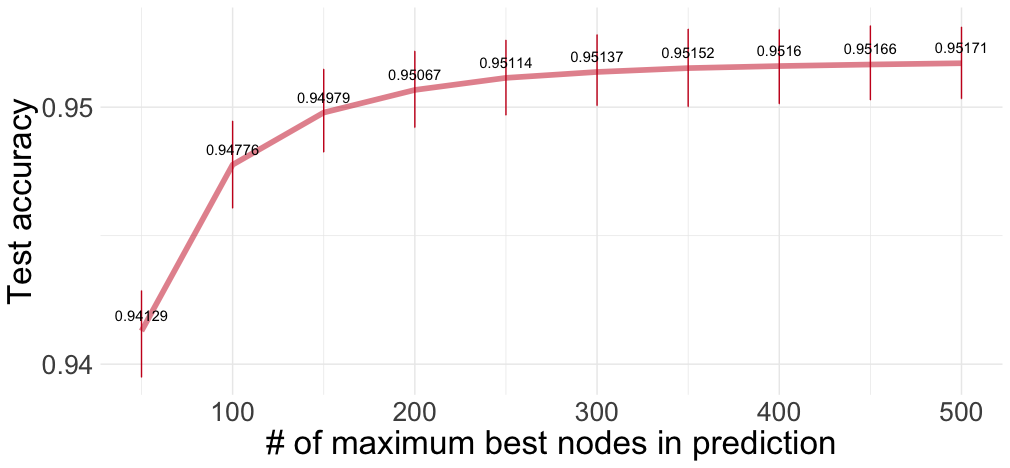

Write R code to recreate this figure.
library(dplyr)
library(readr)
library(ggplot2)

exp0_alldata <- read_csv("[your directory]/cobweb-vision/results/exp-pre/exp-pre.csv")

df_entire_0 = exp0_alldata %>%
  rename(Approach = Model)

df_entire_0_init = df_entire_0

p_entire_0_init <- ggplot(df_entire_0_init, aes(x = Maxnodes, y = TestAccuracy, color = Approach,
                         linetype = Approach, fill = Approach, group = Approach)) +
  geom_errorbar(stat = "summary",
                fun.data = "mean_cl_boot",
                linetype = 'solid',
                width = 0.2,
                show.legend = FALSE) +
  stat_summary(fun.data = "mean_cl_boot",
               geom = "line",
               size = 2,
               alpha = 0.5,
               show.legend = FALSE) +
  stat_summary(fun.data = "mean_cl_boot",
               geom = "text",
               aes(label = round(..y.., 5)),
               vjust = -1.,
               show.legend = FALSE,
               color = 'black') +
  # geom_text(aes(label = y), vjust = -0.5) +
  labs(x = '# of maximum best nodes in prediction', y = 'Test accuracy', 
       title = NULL) +
  
  theme_minimal() +
  theme(text = element_text(size=25)) +
  scale_color_manual(values = c('cobweb4v' = '#ca0020')) +
  scale_linetype_manual(values = c("cobweb4v" = "solid")) +
  theme(plot.title = element_text(hjust = 0.5),
        legend.position = c(.9, .2),
        legend.key.size = unit(0.5, "lines"),
  ) +
  scale_y_continuous(
    breaks = c(0.9, 0.91, 0.92, 0.93, 0.94, 0.95, 0.96))
print(p_entire_0_init)

# Output the stat summary shown in the plots
df_display_0_init <- ggplot_build(p_entire_0_init)$data[[2]]
df_display_0_init$y
